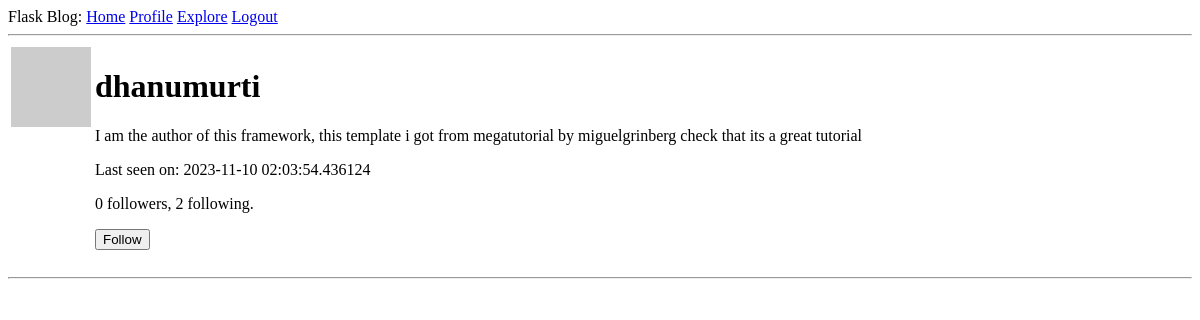
Before: /user/dhanumurti (signed in) with the older database file.
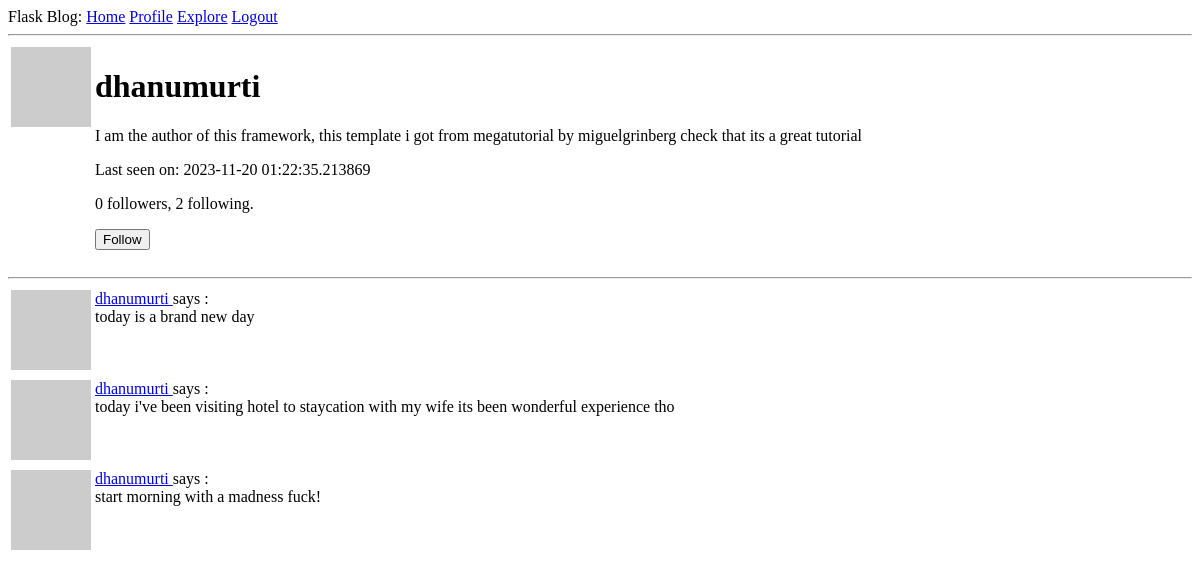
After: the same page with the newer database file.
### app/models.py (models this page shows, shortened)
class User(UserMixin, db.Model):
    id = db.Column(db.Integer, primary_key=True)
    username = db.Column(db.String(64), index=True, unique=True)
    email = db.Column(db.String(120), index=True, unique=True)
    password_hash = db.Column(db.String(128))
    posts = db.relationship('Post', backref='author', lazy='dynamic')
    about_me = db.Column(db.String(140))
    last_seen = db.Column(db.DateTime, default=datetime.utcnow)
    followed = db.relationship(
        'User', secondary=followers,
        primaryjoin = (followers.c.follower_id == id),
        secondaryjoin = (followers.c.followed_id == id),
        backref = db.backref('followers', lazy='dynamic'), lazy ='dynamic')
    def avatar(self, size):
        digest = md5(self.email.lower().encode('utf-8')).hexdigest()
        return 'https://www.gravatar.com/avatar/{}?d=robohash&s{}'.format(digest, size)
    def is_following(self, user):
        return self.followed.filter(
            followers.c.followed_id == user.id).count() > 0
    """-- followed post query without users own post --
    def followed_post(self):
        return Post.query.join(
            followers, (followers.c.followed_id == Post.user_id)).filter(
                followers.c.follower_id == self.id).order_by(
                    Post.timestamp.desc())
                    """

class Post(db.Model):
    id = db.Column(db.Integer, primary_key=True)
    body = db.Column(db.String(140))
    timestamp = db.Column(db.DateTime, index=True, default=datetime.utcnow)
    user_id = db.Column(db.Integer, db.ForeignKey('user.id'))

### app/routes.py (the view)
@app.route('/user/<username>')
@login_required
def user(username):
    page = request.args.get('page', type=int)
    form = EmptyForm()
    user = User.query.filter_by(username=username).first_or_404()
    posts = user.posts.order_by(Post.timestamp.desc()).paginate(
        page=page, per_page=app.config['POST_PER_PAGE'], error_out=False)
    next_url = url_for('user', username=user.username, page=posts.next_num) \
        if posts.has_next else None
    prev_url = url_for('user', username=user.username, page=posts.prev_num) \
        if posts.has_prev else None
    return render_template('user.html', user=user, posts=posts.items,
                        form=form, next_url=next_url, prev_url=prev_url)

### app/forms.py
class EmptyForm(FlaskForm):
    submit = SubmitField('Submit')

### app/models.py (called while the page is built)
@login.user_loader
def load_user(id):
    return User.query.get(int(id))

### app/routes.py (called while the page is built)
@app.before_request
def before_request():
    if current_user.is_authenticated:
        current_user.last_seen = datetime.utcnow()
        db.session.commit()

### app/templates/user.html (shortened to what this page needs)
{% extends "base.html" %}
{% block content %}
<table>
    <tr valign="top">
        <td><img src="{{ user.avatar(128) }}"</td>
        <td>
            <h1>{{ user.username }}</h1>
            {% if user.about_me %}<p>{{ user.about_me }}</p>{% endif %}
            {% if user.last_seen %}<p>Last seen on: {{ user.last_seen }}</p>{% endif %}
            <p>{{ user.followers.count() }} followers, {{ user.followed.count() }} following.</p>
            {% if user == current_user %}
                <p><a href="{{ url_for('edit_profile') }}">Edit your profile</a></p>
            {% elif not current_user.is_following(user) %}
            <p>
                <form action="{{ url_for('follow', username=user.username) }}" method="post">
                {{ form.submit(value='Follow') }}
                </form>
            </p>
            {% endif %}
        </td>
    </tr>
</table>
<hr>
    {% for post in posts %}
        {% include '_post.html' %}
    {% endfor %}
{% endblock %}

### app/templates/_post.html
<table>
    <tr valign="top">
        <td><img src="{{ post.author.avatar(36) }}"</td>
        <td>
            <a href="{{ url_for('user', username=post.author.username)}}">
            {{ post.author.username }}
            </a>
            says :<br>{{ post.body }}
        </td>
    </tr>
</table>

Changed rows visible on the page:
changed User "dhanumurti": last_seen "2023-11-10 02:03:54.436124" → "2023-11-20 01:22:35.213869"
added Post: author.username "dhanumurti", body "today is a brand new day"
added Post: author.username "dhanumurti", body "today i've been visiting hotel to staycation with my wife its been wonderful experience tho"
added Post: author.username "dhanumurti", body "start morning with a madness fuck!"
